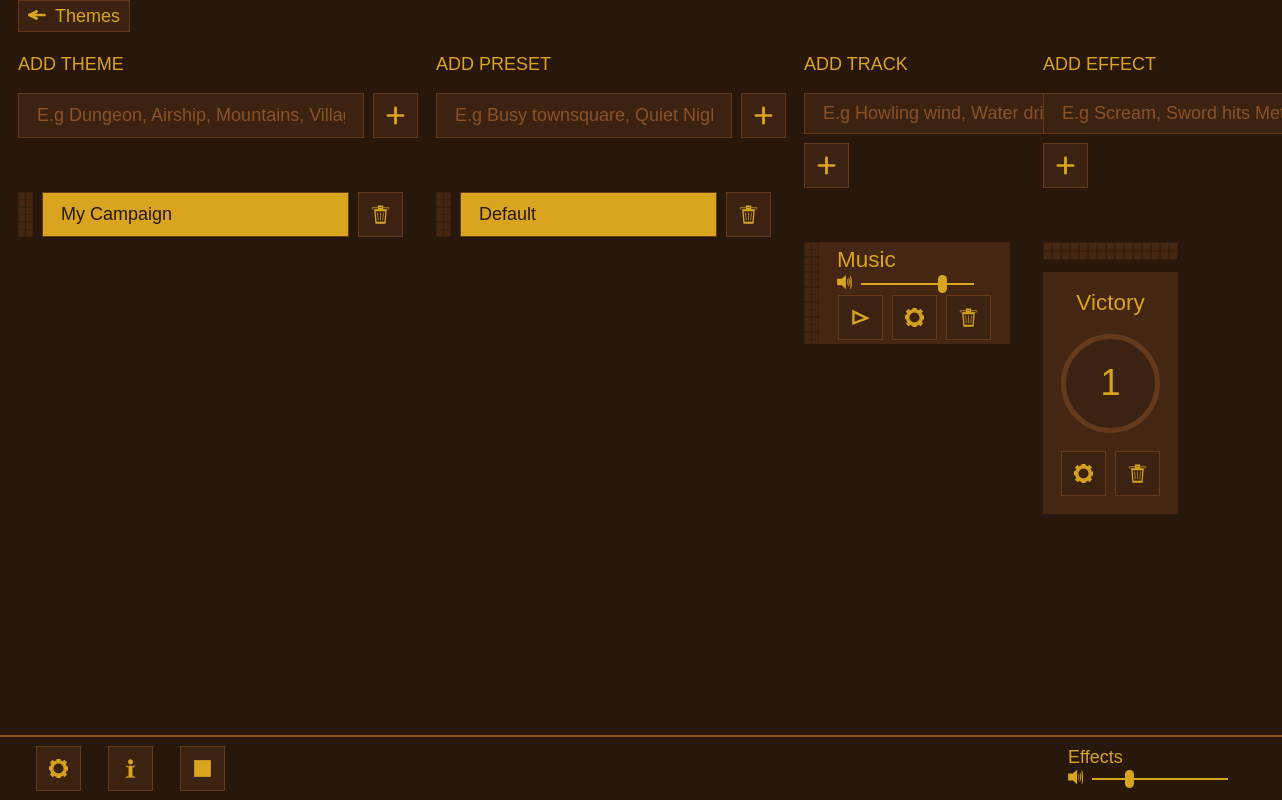
Before: / with the older database file.
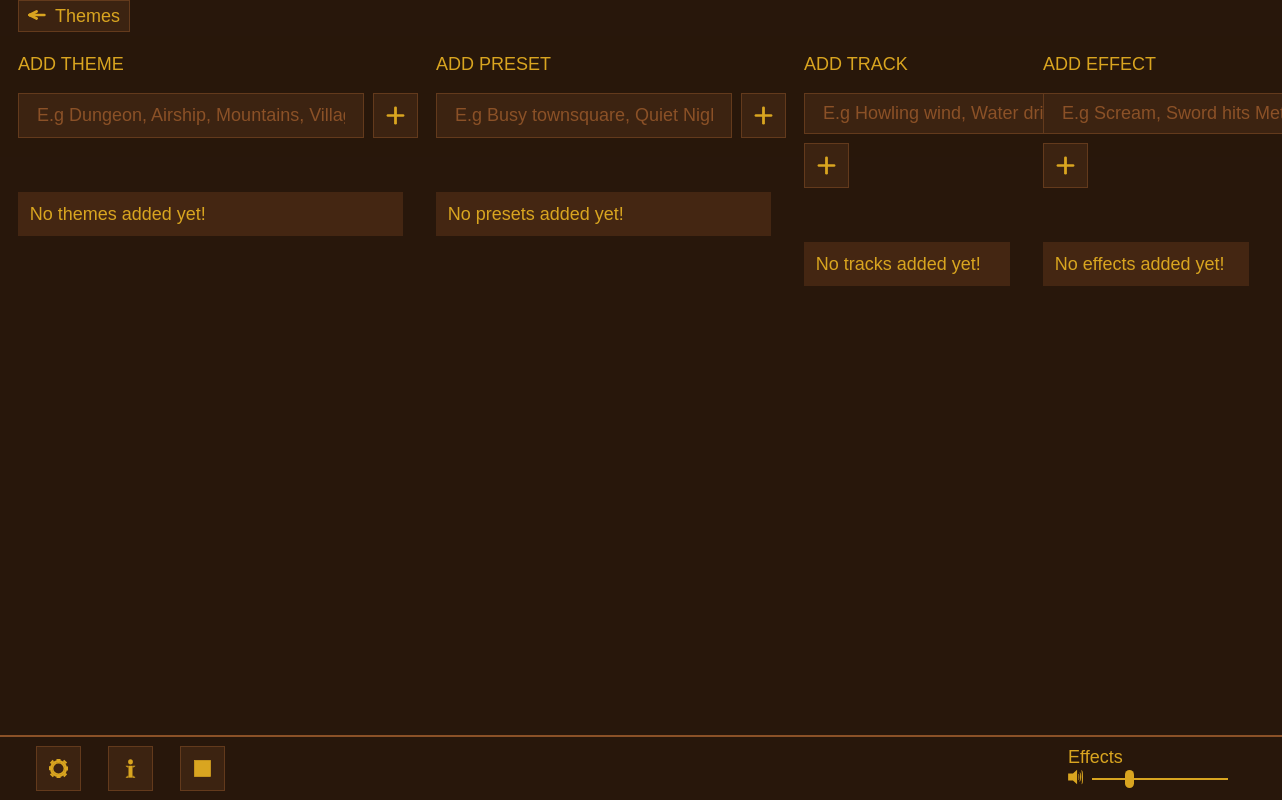
After: the same page with the newer database file.
### tables this page shows
CREATE TABLE "theme" ("theme_id" INTEGER PRIMARY KEY AUTOINCREMENT, "name" TEXT, "order" INTEGER);

CREATE TABLE "theme_preset" ("theme_preset_id" INTEGER PRIMARY KEY AUTOINCREMENT, "theme_id" INTEGER, "preset_id" INTEGER, current INTEGER DEFAULT 0 NOT NULL, "order" INTEGER, FOREIGN KEY(theme_id) REFERENCES "theme"(theme_id)
FOREIGN KEY(preset_id) REFERENCES "preset"(preset_id));

CREATE TABLE "preset" ("preset_id" INTEGER PRIMARY KEY AUTOINCREMENT, "name" TEXT);

CREATE TABLE "theme_track" ("theme_track_id" INTEGER PRIMARY KEY AUTOINCREMENT, "theme_id" INTEGER, "track_id" INTEGER, "order" INTEGER, FOREIGN KEY(theme_id) REFERENCES theme(theme_id)
FOREIGN KEY(track_id) REFERENCES track(track_id));

CREATE TABLE "track" ("track_id" INTEGER PRIMARY KEY AUTOINCREMENT, "name" TEXT, "type_id" INTEGER, FOREIGN KEY(type_id) REFERENCES "type"(type_id));

CREATE TABLE "preset_track" ("preset_track_id" INTEGER PRIMARY KEY AUTOINCREMENT, "preset_id" INTEGER, "track_id" INTEGER NOT NULL, "playing" INTEGER, "volume" INTEGER, foreign key (preset_id) references preset(preset_id)
foreign key (track_id) references track(track_id));

CREATE TABLE "settings" ("settings_id" INTEGER PRIMARY KEY AUTOINCREMENT, "option" TEXT, "value" TEXT);

### DB.php (called while the page is built, shortened)
<?php
class DB {
  public $pdo;
  function __construct() {
    $dbfile = '/dmplayer.db';
    $this->pdo = new PDO("sqlite:" . $_SERVER['DOCUMENT_ROOT'] . $dbfile);
  }
  public function get_themes() {
    $query = $this->pdo->query("
      SELECT *
      FROM theme
      ORDER BY \"order\" ASC
    ");
    return $query->fetchAll(PDO::FETCH_ASSOC);
  }
  public function get_last_active_theme() {
    return $this->get_setting_by_name('last_theme');
  }
  public function get_presets_by_theme($id) {
    $query = $this->pdo->prepare("
      SELECT preset_id, name, current
      FROM theme_preset
      INNER JOIN preset USING(preset_id)
      WHERE theme_id = :theme_id
      ORDER BY \"order\"
    ");
    $query->bindValue(':theme_id', $id);
    $query->execute();
    $results = [];
    while ($row = $query->fetch(PDO::FETCH_ASSOC)) {
      $results[] = $row;
    }
    return $results;
  }
  public function get_preset_track_settings($preset_id, $track_id) {
    $sql = "SELECT playing, volume
            FROM preset_track
            WHERE preset_id = :preset_id AND track_id = :track_id;";
    $stmt = $this->pdo->prepare($sql);
    $stmt->bindValue(':preset_id', $preset_id);
    $stmt->bindValue(':track_id', $track_id);
    $stmt->execute();
    return $stmt->fetch(PDO::FETCH_ASSOC);
  }
  public function get_last_active_preset($theme_id) {
    $query = $this->pdo->prepare("
      SELECT preset_id
      FROM theme_preset
      WHERE theme_id = :theme_id
      AND current = 1
    ");
    $query->bindValue(":theme_id", $theme_id);
    $query->execute();
    $result = $query->fetch(PDO::FETCH_NUM);
    if (is_array($result) && array_key_exists(0, $result)) {
      return $result[0];
    } else {
      return false;
    }
  }
  private function get_tracks_by_theme($theme_id, $type_id) {
    $query = $this->pdo->prepare("
      SELECT *
      FROM theme_track
      INNER JOIN track USING (track_id)
      WHERE theme_id = :theme_id
      AND type_id = :type_id
      ORDER BY \"order\"
    ");
    $query->bindValue(':theme_id', $theme_id);
    $query->bindValue(':type_id', $type_id);
    $query->execute();
    $results = [];
    while ($row = $query->fetch(PDO::FETCH_ASSOC)) {
      $results[] = $row;
    }
    return $results;
  }
  public function get_music_by_theme($theme_id) {
    return $this->get_tracks_by_theme($theme_id, TYPE['music']);
  }
  public function get_effects_by_theme($theme_id) {
    return $this->get_tracks_by_theme($theme_id, TYPE['effect']);
  }
  public function get_last_effect_volume() {
    return $this->get_setting_by_name('effect_volume');
  }
  public function get_background_image() {
    return $this->get_setting_by_name('background_image');
  }
  private function get_setting_by_name($option) {
    $query = $this->pdo->query("SELECT value FROM settings WHERE option = \"$option\"");
    $query->execute();
    return $query->fetch()['value'];
  }
}

### partials/setup.php (called while the page is built, shortened)
<?php
include $_SERVER['DOCUMENT_ROOT'] . '/DB.php';
$db = new DB();
$active_theme_id = $db->get_last_active_theme();
$active_preset_id = $db->get_last_active_preset($active_theme_id);
$init_volume = $db->get_last_effect_volume();
$background_image = $db->get_background_image();

### index.php (the view, shortened to what this page needs)
<?php
$partials = $_SERVER['DOCUMENT_ROOT'] . "/partials/";
include $partials . "setup.php";
?>
<!DOCTYPE html>
<html lang="en">
<head>
  <link rel="stylesheet" href="/assets/js/color-picker/index.min.css">
  <link rel="stylesheet" href="/assets/scss/style.css">
</head>
<body <?= isset($background_image) ? "style=\"background-image: url($background_image)\"" : '' ?>>
  <main>
    <button class="action-button" data-action="toggle-themes">
      <span class="arrow">
      </span>
      Themes
    </button>
    <?php
    $data_type = "theme";
    $items = $db->get_themes();
    $placeholder = "E.g Dungeon, Airship, Mountains, Village";
    include $partials . "section.php";
    $data_type = "preset";
    $items = $db->get_presets_by_theme($active_theme_id);
    $placeholder = "E.g Busy townsquare, Quiet Night, Execution";
    ?>
    <div class="action-section">
      <?php
      include $partials . "section.php";
      include $partials . "tracks.php";
      include $partials . "effects.php";
      ?>
    </div>
  </main>
  <?php include $partials . "footer.php"; ?>
</body>
</html>

### partials/section.php (shortened to what this page needs)
<section id="<?= $data_type ?>">
  <header>
    <?php include $partials . "add-form.php"; ?>
  </header>
  <ul class="list">
    <?php $counter = 1; ?>
    <?php if (count($items) > 0) : ?>
      <?php foreach ($items as $item) :
        $selected = "";
        if ($data_type === "theme") {
          $selected = $item["theme_id"] == $active_theme_id ? ' data-state="selected"' : "";
        } else if ($data_type === "preset") {
          $selected = ($item["preset_id"] == $active_preset_id) ? ' data-state="selected"' : "";
        }
      ?>
        <li data-order="<?= $counter; ?>" draggable="true" data-id="<?= $item[$data_type . "_id"]; ?>" class="list__item" <?= $selected ?>>
          <input data-action="select" type="button" value="<?= $item['name']; ?>">
          <button class="action-button" data-action="delete" title="Delete"><?php include $_SERVER['DOCUMENT_ROOT'] . "/assets/img/trashcan.svg" ?></button>
        </li>
        <?php $counter++; ?>
      <?php endforeach; ?>
    <?php else : ?>
      <li class="empty">No <?= $data_type; ?>s added yet!</li>
    <?php endif; ?>
  </ul>
</section>

### partials/add-form.php (shortened to what this page needs)
<div>
  <form action="" method="GET" class="add-form">
    <label class="add-form__label" for="new-name">Add <?= $data_type ?></label>
    <input class="add-form__input" required autocomplete="off" placeholder="<?= $placeholder; ?>" type="text" id="new-name">
    <button type="submit" class="action-button" id="add-new" title="Add new <?= $data_type ?>">
    </button>
  </form>
</div>

### partials/tracks.php (shortened to what this page needs)
<?php
$items = $db->get_music_by_theme($active_theme_id);
$data_type = "track";
$placeholder = "E.g Howling wind, Water drips, War cries";
?>
<section id="track">
  <header>
    <?php include $partials . "add-form.php"; ?>
  </header>
  <ul class="list">
    <?php if (count($items) > 0) : ?>
      <?php foreach ($items as $item) : ?>
        <li draggable="true" data-id="<?= $item['track_id'] ?>" data-order="<?= $item['order'] ?>">
          <div class="track-row">
            <div class="track-info">
              <span class="track-title"><?= $item['name']; ?></span>
              <div class="volume-bar">
                <div class="volume-bar-background">
                  <?php $track_settings = $db->get_preset_track_settings($active_preset_id, $item['track_id']); ?>
                  <input type="range" data-type="music" min="0" max="100" value="<?= $track_settings['volume'] ?? 75; ?>">
                </div>
              </div>
            </div>
            <div class="play-actions">
              <button class="action-button" data-action="play" title="Play">
              </button>
              <button class="action-button" data-action="see-files" title="Track settings">
              </button>
              <button class="action-button" data-action="delete" title="Delete">
              </button>
            </div>
          </div>
        </li>
      <?php endforeach; ?>
    <?php else : ?>
      <li class="empty">No tracks added yet!</li>
    <?php endif; ?>
  </ul>
</section>

### partials/effects.php (shortened to what this page needs)
<?php
$items = $db->get_effects_by_theme($active_theme_id);
$placeholder = "E.g Scream, Sword hits Metal, Fire spell";
$data_type = "effect";
$alphabet = range('a', 'z');
$numbers = range(1, 9);
$keystrokes = array_merge($numbers, $alphabet);
$keyCounter = 0;
?>
<section id="effect">
  <header>
    <?php include $partials . "add-form.php"; ?>
  </header>
  <ul class="list">
    <?php if (count($items) > 0) : ?>
      <?php foreach ($items as $item) : ?>
        <li draggable="true" data-order="<?= $item['order']; ?>" data-id="<?= $item['track_id'] ?>" data-keystroke="<?= $keystrokes[$keyCounter]; ?>">
          <div class="track__inner">
            <div class="track-title__container">
              <span class="track-title"><?= $item['name']; ?></span>
            </div>
            <div>
              <div class="keystroke__container">
                <button class="keystroke" data-action="play"><?= $keystrokes[$keyCounter]; ?></button>
              </div>
              <div class="play-actions">
                <button class="action-button" data-action="see-files" title="Effect settings"><?php include $_SERVER['DOCUMENT_ROOT'] . "/assets/img/cogwheel.svg" ?></button>
                <button class="action-button" data-action="delete" title="Delete"><?php include $_SERVER['DOCUMENT_ROOT'] . "/assets/img/trashcan.svg" ?></button>
              </div>
            </div>
          </div>
        </li>
        <?php $keyCounter++; ?>
      <?php endforeach; ?>
    <?php else : ?>
      <li class="empty">No effects added yet!</li>
    <?php endif; ?>
  </ul>
</section>

### partials/footer.php (shortened to what this page needs)
<footer class="page-footer">
  <div class="footer-buttons">
    <button class="action-button" title="Settings" data-action="settings">
    </button>
    <button class="action-button" title="Info about the program" data-action="info">
    </button>
    <button class="action-button" title="Stop all tracks" data-action="stop">
    </button>
  </div>
  <div class="footer-sliders">
    <div class="footer-slider">
      <label>Effects</label>
      <div class="volume-bar">
        <div class="volume-bar-background">
          <input id="main-effects-volume" type="range" min="0" max="100" value="<?= $init_volume; ?>">
        </div>
      </div>
    </div>
</footer>

Changed rows visible on the page:
removed theme: name "My Campaign"
removed theme_preset: preset.name "Default"
removed theme_track: track.name "Music", volume "75"
removed theme_track: track.name "Victory", keyCounter "1"
Other visible differences:
$data_type: (not shown) → "theme preset"
text now shown: "No No s added yet! s added yet! No tracks added yet! No effects added yet!"
